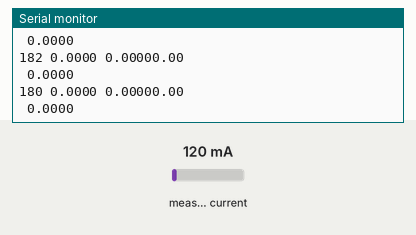
Bench run of a sketch on a simulated Arduino Uno, built with avr-gcc and run on an emulated ATmega328P. Parts: the last lines printed to the serial monitor. The inputs (shaded band) are chosen by the test bench; at power-on: measured current 120 mA.

Above: at 2.0 s.
2.1 s: measured current set to 500 mA
At 2.31 s:
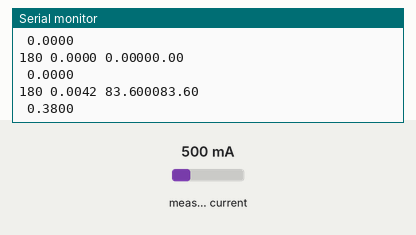
3.6 s: measured current set to 40 mA
At 3.76 s:
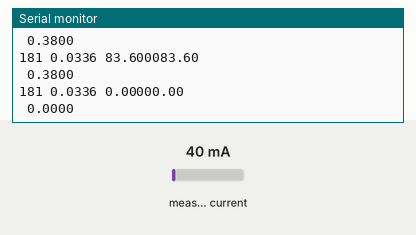
Timing chart, 0 to 6.6 s (numbered marks = the images above; inputs shaded):
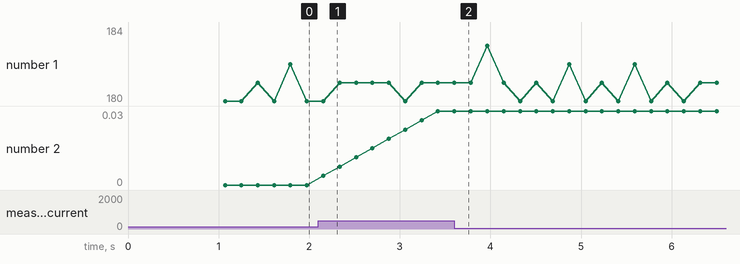

The sketch:

current_sensor.ino
```cpp
#include "EmonLib.h"
#include <Wire.h>
#include <SoftwareSerial.h>

EnergyMonitor emon1;

SoftwareSerial mySerial(2, 3); // RX, TX for the new serial port

double IrmsNock = 0;
double total_power = 0;
unsigned long t1= 0;

int loopCounter = 0;

void setup()
{
  Serial.begin(9600); // Starts the serial communication
  mySerial.begin(115200); // initialize the new serial port

  emon1.current(0, 30);

  for(int i = 0;i<5;i++){
    IrmsNock += emon1.calcIrms(1480);
  }
  IrmsNock = IrmsNock / 5; //IrmsNock /= 5

  t1 = millis();
}


void loop() {

    //calculations of current
    double Irms = emon1.calcIrms(1480)-IrmsNock;  // Calculate Irms only
    if(Irms < 0) Irms = 0;

    unsigned int t2 = millis();
    int nocktime = t2 - t1;
    t1 = t2;
    double power = Irms*220.0;

    total_power += power * nocktime/3600;
    Serial.print(nocktime);
    Serial.print(" ");
    Serial.print(total_power/1000,4);
    Serial.print(" ");
    Serial.print(power,4);
    Serial.println(Irms*220.0); // Apparent Power
    Serial.print(" ");
    Serial.println(Irms,4);

    if(loopCounter >= 15){
          mySerial.println(String(total_power/1000,2) + "," + String(power,2) + "," + String(Irms*220.0) + "," + String(Irms,2) + "%");
          loopCounter = 0;
    }


  loopCounter++;
  //delay(1000);
}
```

Measured:
- after the input at 2.1 s, the serial monitor: prints a new line after 0.05 s (image 1)
- after the input at 3.6 s, the serial monitor: prints a new line at once (image 2)
- plotted number 2: 0 → 0.03 after the input at 2.1 s
